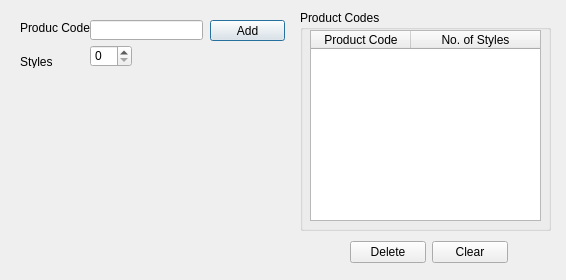
<?xml version="1.0" encoding="UTF-8"?>
<ui version="4.0">
 <class>Dialog</class>
 <widget class="QDialog" name="Dialog">
  <property name="geometry">
   <rect>
    <x>0</x>
    <y>0</y>
    <width>566</width>
    <height>280</height>
   </rect>
  </property>
  <property name="windowTitle">
   <string>Dialog</string>
  </property>
  <widget class="QGroupBox" name="groupBox_tableProductCodes">
   <property name="geometry">
    <rect>
     <x>300</x>
     <y>10</y>
     <width>251</width>
     <height>221</height>
    </rect>
   </property>
   <property name="title">
    <string>Product Codes</string>
   </property>
   <widget class="QTableWidget" name="tableWidget">
    <property name="geometry">
     <rect>
      <x>10</x>
      <y>20</y>
      <width>231</width>
      <height>191</height>
     </rect>
    </property>
    <property name="sizeAdjustPolicy">
     <enum>QAbstractScrollArea::AdjustToContents</enum>
    </property>
    <property name="autoScroll">
     <bool>true</bool>
    </property>
    <property name="verticalScrollMode">
     <enum>QAbstractItemView::ScrollPerPixel</enum>
    </property>
    <property name="horizontalScrollMode">
     <enum>QAbstractItemView::ScrollPerPixel</enum>
    </property>
    <property name="showGrid">
     <bool>true</bool>
    </property>
    <property name="gridStyle">
     <enum>Qt::SolidLine</enum>
    </property>
    <property name="wordWrap">
     <bool>true</bool>
    </property>
    <property name="rowCount">
     <number>0</number>
    </property>
    <property name="columnCount">
     <number>2</number>
    </property>
    <attribute name="horizontalHeaderVisible">
     <bool>true</bool>
    </attribute>
    <attribute name="horizontalHeaderCascadingSectionResizes">
     <bool>false</bool>
    </attribute>
    <attribute name="horizontalHeaderHighlightSections">
     <bool>true</bool>
    </attribute>
    <attribute name="horizontalHeaderShowSortIndicator" stdset="0">
     <bool>false</bool>
    </attribute>
    <attribute name="horizontalHeaderStretchLastSection">
     <bool>true</bool>
    </attribute>
    <attribute name="verticalHeaderVisible">
     <bool>true</bool>
    </attribute>
    <attribute name="verticalHeaderStretchLastSection">
     <bool>false</bool>
    </attribute>
    <column>
     <property name="text">
      <string>Product Code</string>
     </property>
    </column>
    <column>
     <property name="text">
      <string>No. of Styles</string>
     </property>
    </column>
   </widget>
  </widget>
  <widget class="QLabel" name="label_productCode">
   <property name="geometry">
    <rect>
     <x>20</x>
     <y>20</y>
     <width>71</width>
     <height>16</height>
    </rect>
   </property>
   <property name="text">
    <string>Produc Code:</string>
   </property>
  </widget>
  <widget class="QLineEdit" name="lineEdit_productCode">
   <property name="geometry">
    <rect>
     <x>90</x>
     <y>20</y>
     <width>113</width>
     <height>20</height>
    </rect>
   </property>
  </widget>
  <widget class="QLabel" name="label_styles">
   <property name="geometry">
    <rect>
     <x>20</x>
     <y>55</y>
     <width>47</width>
     <height>13</height>
    </rect>
   </property>
   <property name="text">
    <string>Styles</string>
   </property>
  </widget>
  <widget class="QSpinBox" name="spinBox_styles">
   <property name="geometry">
    <rect>
     <x>90</x>
     <y>45</y>
     <width>42</width>
     <height>22</height>
    </rect>
   </property>
  </widget>
  <widget class="QPushButton" name="pushButton_addProductCode">
   <property name="geometry">
    <rect>
     <x>210</x>
     <y>20</y>
     <width>75</width>
     <height>21</height>
    </rect>
   </property>
   <property name="text">
    <string>Add</string>
   </property>
  </widget>
  <widget class="QWidget" name="">
   <property name="geometry">
    <rect>
     <x>350</x>
     <y>240</y>
     <width>158</width>
     <height>25</height>
    </rect>
   </property>
   <layout class="QHBoxLayout" name="horizontalLayout">
    <item>
     <widget class="QPushButton" name="pushButton_DeleteProductCode">
      <property name="text">
       <string>Delete</string>
      </property>
     </widget>
    </item>
    <item>
     <widget class="QPushButton" name="pushButton_clearTable">
      <property name="text">
       <string>Clear</string>
      </property>
     </widget>
    </item>
   </layout>
  </widget>
 </widget>
 <resources/>
 <connections/>
</ui>
